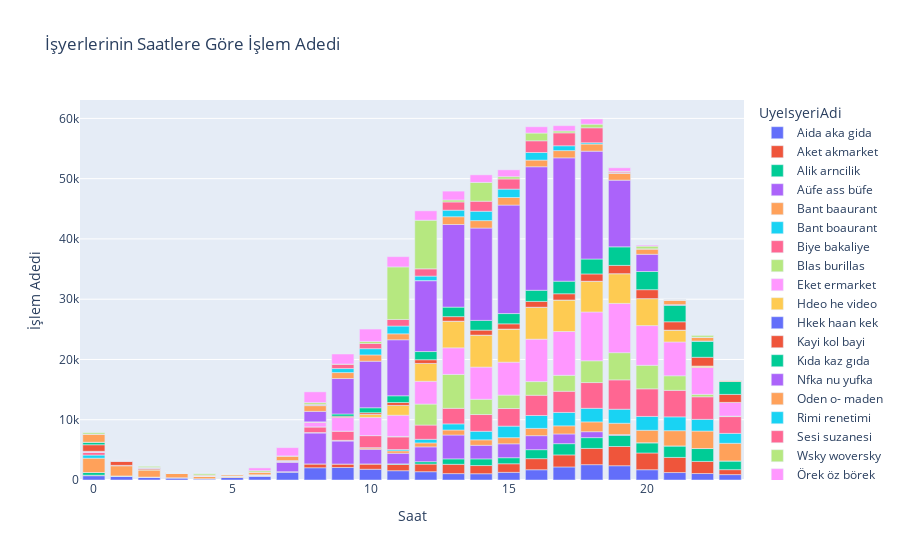

Notebook cell for this chart:
### Code cell
import pandas as pd
import matplotlib.pyplot as plt
import random
import plotly.express as px

data = pd.read_excel("C:\\Users\\caglars\\Desktop\\da.xlsx")

data = data[data["IsyeriKategori"] != "Test"]

data['Saat'] = pd.to_datetime(data['IslemTarih']).dt.hour

saat_ile_islem_adedi = data.groupby(['Saat', 'UyeIsyeriAdi'])['IslemID'].count().unstack().fillna(0)

fig = px.bar(saat_ile_islem_adedi, x=saat_ile_islem_adedi.index, y=saat_ile_islem_adedi.columns, labels={'Saat':'Saat', 'value':'İşlem Adedi'}, title="İşyerlerinin Saatlere Göre İşlem Adedi")

fig.show()

### Figure 1 — Plotly figure (JSON) as saved in the notebook; plotly's stock layout.template omitted (floating-point values rounded to 4 significant figures)
{"data": [{"alignmentgroup": "True", "hovertemplate": "UyeIsyeriAdi=Aida aka gida<br>Saat=%{x}<br>İşlem Adedi=%{y}<extra></extra>", "legendgroup": "Aida aka gida", "marker": {"color": "#636efa", "pattern": {"shape": ""}}, "name": "Aida aka gida", "offsetgroup": "Aida aka gida", "orientation": "v", "showlegend": true, "textposition": "auto", "type": "bar", "x": [0, 1, 2, 3, 4, 5, 6, 7, 8, 9, 10, 11, 12, 13, 14, 15, 16, 17, 18, 19, 20, 21, 22, 23], "xaxis": "x", "y": [715, 588, 466, 374, 205, 415, 670, 1303, 2031, 2078, 1782, 1545, 1378, 1062, 1042, 1270, 1703, 2166, 2543, 2368, 1704, 1237, 1075, 896], "yaxis": "y"}, {"alignmentgroup": "True", "hovertemplate": "UyeIsyeriAdi=Aket akmarket<br>Saat=%{x}<br>İşlem Adedi=%{y}<extra></extra>", "legendgroup": "Aket akmarket", "marker": {"color": "#EF553B", "pattern": {"shape": ""}}, "name": "Aket akmarket", "offsetgroup": "Aket akmarket", "orientation": "v", "showlegend": true, "textposition": "auto", "type": "bar", "x": [0, 1, 2, 3, 4, 5, 6, 7, 8, 9, 10, 11, 12, 13, 14, 15, 16, 17, 18, 19, 20, 21, 22, 23], "xaxis": "x", "y": [82, 1, 0, 0, 0, 1, 7, 74, 641, 578, 873, 1038, 1264, 1539, 1358, 1425, 1840, 1997, 2701, 3193, 2780, 2509, 2008, 822], "yaxis": "y"}, {"alignmentgroup": "True", "hovertemplate": "UyeIsyeriAdi=Alik arncilik<br>Saat=%{x}<br>İşlem Adedi=%{y}<extra></extra>", "legendgroup": "Alik arncilik", "marker": {"color": "#00cc96", "pattern": {"shape": ""}}, "name": "Alik arncilik", "offsetgroup": "Alik arncilik", "orientation": "v", "showlegend": true, "textposition": "auto", "type": "bar", "x": [0, 1, 2, 3, 4, 5, 6, 7, 8, 9, 10, 11, 12, 13, 14, 15, 16, 17, 18, 19, 20, 21, 22, 23], "xaxis": "x", "y": [447, 81, 17, 1, 0, 0, 0, 0, 0, 0, 13, 95, 396, 907, 1103, 1004, 1491, 1867, 1787, 1861, 1695, 1910, 2138, 1444], "yaxis": "y"}, {"alignmentgroup": "True", "hovertemplate": "UyeIsyeriAdi=Aüfe ass büfe<br>Saat=%{x}<br>İşlem Adedi=%{y}<extra></extra>", "legendgroup": "Aüfe ass büfe", "marker": {"color": "#ab63fa", "pattern": {"shape": ""}}, "name": "Aüfe ass büfe", "offsetgroup": "Aüfe ass büfe", "orientation": "v", "showlegend": true, "textposition": "auto", "type": "bar", "x": [0, 1, 2, 3, 4, 5, 6, 7, 8, 9, 10, 11, 12, 13, 14, 15, 16, 17, 18, 19, 20, 21, 22, 23], "xaxis": "x", "y": [2, 0, 0, 0, 0, 0, 13, 1577, 5131, 3811, 2432, 1761, 2456, 3958, 2256, 2306, 2323, 1610, 983, 113, 7, 0, 2, 1], "yaxis": "y"}, {"alignmentgroup": "True", "hovertemplate": "UyeIsyeriAdi=Bant baaurant<br>Saat=%{x}<br>İşlem Adedi=%{y}<extra></extra>", "legendgroup": "Bant baaurant", "marker": {"color": "#FFA15A", "pattern": {"shape": ""}}, "name": "Bant baaurant", "offsetgroup": "Bant baaurant", "orientation": "v", "showlegend": true, "textposition": "auto", "type": "bar", "x": [0, 1, 2, 3, 4, 5, 6, 7, 8, 9, 10, 11, 12, 13, 14, 15, 16, 17, 18, 19, 20, 21, 22, 23], "xaxis": "x", "y": [2371, 1695, 1234, 781, 451, 268, 146, 81, 72, 114, 221, 399, 660, 832, 906, 1022, 1209, 1347, 1628, 1881, 2064, 2527, 2900, 2926], "yaxis": "y"}, {"alignmentgroup": "True", "hovertemplate": "UyeIsyeriAdi=Bant boaurant<br>Saat=%{x}<br>İşlem Adedi=%{y}<extra></extra>", "legendgroup": "Bant boaurant", "marker": {"color": "#19d3f3", "pattern": {"shape": ""}}, "name": "Bant boaurant", "offsetgroup": "Bant boaurant", "orientation": "v", "showlegend": true, "textposition": "auto", "type": "bar", "x": [0, 1, 2, 3, 4, 5, 6, 7, 8, 9, 10, 11, 12, 13, 14, 15, 16, 17, 18, 19, 20, 21, 22, 23], "xaxis": "x", "y": [522, 29, 0, 0, 0, 0, 0, 0, 0, 6, 44, 218, 596, 1014, 1421, 1910, 2136, 2225, 2252, 2328, 2298, 2295, 1940, 1645], "yaxis": "y"}, {"alignmentgroup": "True", "hovertemplate": "UyeIsyeriAdi=Biye bakaliye<br>Saat=%{x}<br>İşlem Adedi=%{y}<extra></extra>", "legendgroup": "Biye bakaliye", "marker": {"color": "#FF6692", "pattern": {"shape": ""}}, "name": "Biye bakaliye", "offsetgroup": "Biye bakaliye", "orientation": "v", "showlegend": true, "textposition": "auto", "type": "bar", "x": [0, 1, 2, 3, 4, 5, 6, 7, 8, 9, 10, 11, 12, 13, 14, 15, 16, 17, 18, 19, 20, 21, 22, 23], "xaxis": "x", "y": [417, 25, 0, 0, 0, 0, 3, 41, 944, 1530, 2004, 2092, 2367, 2583, 2777, 2922, 3360, 3513, 4272, 4870, 4580, 4401, 3747, 2787], "yaxis": "y"}, {"alignmentgroup": "True", "hovertemplate": "UyeIsyeriAdi=Blas burillas<br>Saat=%{x}<br>İşlem Adedi=%{y}<extra></extra>", "legendgroup": "Blas burillas", "marker": {"color": "#B6E880", "pattern": {"shape": ""}}, "name": "Blas burillas", "offsetgroup": "Blas burillas", "orientation": "v", "showlegend": true, "textposition": "auto", "type": "bar", "x": [0, 1, 2, 3, 4, 5, 6, 7, 8, 9, 10, 11, 12, 13, 14, 15, 16, 17, 18, 19, 20, 21, 22, 23], "xaxis": "x", "y": [38, 4, 2, 0, 0, 0, 0, 0, 0, 0, 4, 86, 3482, 5618, 2530, 2228, 2264, 2646, 3612, 4516, 3904, 2414, 399, 85], "yaxis": "y"}, {"alignmentgroup": "True", "hovertemplate": "UyeIsyeriAdi=Eket ermarket<br>Saat=%{x}<br>İşlem Adedi=%{y}<extra></extra>", "legendgroup": "Eket ermarket", "marker": {"color": "#FF97FF", "pattern": {"shape": ""}}, "name": "Eket ermarket", "offsetgroup": "Eket ermarket", "orientation": "v", "showlegend": true, "textposition": "auto", "type": "bar", "x": [0, 1, 2, 3, 4, 5, 6, 7, 8, 9, 10, 11, 12, 13, 14, 15, 16, 17, 18, 19, 20, 21, 22, 23], "xaxis": "x", "y": [152, 0, 1, 0, 0, 3, 22, 34, 728, 2271, 3005, 3517, 3782, 4423, 5348, 5464, 7043, 7270, 8102, 8175, 6591, 5610, 4462, 2256], "yaxis": "y"}, {"alignmentgroup": "True", "hovertemplate": "UyeIsyeriAdi=Hdeo he video<br>Saat=%{x}<br>İşlem Adedi=%{y}<extra></extra>", "legendgroup": "Hdeo he video", "marker": {"color": "#FECB52", "pattern": {"shape": ""}}, "name": "Hdeo he video", "offsetgroup": "Hdeo he video", "orientation": "v", "showlegend": true, "textposition": "auto", "type": "bar", "x": [0, 1, 2, 3, 4, 5, 6, 7, 8, 9, 10, 11, 12, 13, 14, 15, 16, 17, 18, 19, 20, 21, 22, 23], "xaxis": "x", "y": [20, 7, 4, 4, 1, 0, 0, 1, 0, 3, 518, 1625, 2964, 4419, 5299, 5492, 5301, 5229, 5101, 4931, 4473, 1964, 242, 15], "yaxis": "y"}, {"alignmentgroup": "True", "hovertemplate": "UyeIsyeriAdi=Hkek haan kek<br>Saat=%{x}<br>İşlem Adedi=%{y}<extra></extra>", "legendgroup": "Hkek haan kek", "marker": {"color": "#636efa", "pattern": {"shape": ""}}, "name": "Hkek haan kek", "offsetgroup": "Hkek haan kek", "orientation": "v", "showlegend": true, "textposition": "auto", "type": "bar", "x": [0, 1, 2, 3, 4, 5, 6, 7, 8, 9, 10, 11, 12, 13, 14, 15, 16, 17, 18, 19, 20, 21, 22, 23], "xaxis": "x", "y": [0, 0, 0, 0, 0, 0, 0, 0, 0, 0, 0, 2, 0, 0, 0, 0, 1, 1, 0, 0, 0, 0, 0, 0], "yaxis": "y"}, {"alignmentgroup": "True", "hovertemplate": "UyeIsyeriAdi=Kayi kol bayi<br>Saat=%{x}<br>İşlem Adedi=%{y}<extra></extra>", "legendgroup": "Kayi kol bayi", "marker": {"color": "#EF553B", "pattern": {"shape": ""}}, "name": "Kayi kol bayi", "offsetgroup": "Kayi kol bayi", "orientation": "v", "showlegend": true, "textposition": "auto", "type": "bar", "x": [0, 1, 2, 3, 4, 5, 6, 7, 8, 9, 10, 11, 12, 13, 14, 15, 16, 17, 18, 19, 20, 21, 22, 23], "xaxis": "x", "y": [1085, 634, 198, 10, 0, 0, 0, 9, 73, 191, 271, 478, 611, 753, 828, 868, 959, 1033, 1209, 1373, 1483, 1386, 1452, 1324], "yaxis": "y"}, {"alignmentgroup": "True", "hovertemplate": "UyeIsyeriAdi=Kıda kaz gıda<br>Saat=%{x}<br>İşlem Adedi=%{y}<extra></extra>", "legendgroup": "Kıda kaz gıda", "marker": {"color": "#00cc96", "pattern": {"shape": ""}}, "name": "Kıda kaz gıda", "offsetgroup": "Kıda kaz gıda", "orientation": "v", "showlegend": true, "textposition": "auto", "type": "bar", "x": [0, 1, 2, 3, 4, 5, 6, 7, 8, 9, 10, 11, 12, 13, 14, 15, 16, 17, 18, 19, 20, 21, 22, 23], "xaxis": "x", "y": [416, 15, 1, 0, 0, 1, 0, 3, 34, 372, 819, 1117, 1356, 1578, 1618, 1704, 1850, 2082, 2476, 3076, 3019, 2737, 2669, 2139], "yaxis": "y"}, {"alignmentgroup": "True", "hovertemplate": "UyeIsyeriAdi=Nfka nu yufka<br>Saat=%{x}<br>İşlem Adedi=%{y}<extra></extra>", "legendgroup": "Nfka nu yufka", "marker": {"color": "#ab63fa", "pattern": {"shape": ""}}, "name": "Nfka nu yufka", "offsetgroup": "Nfka nu yufka", "orientation": "v", "showlegend": true, "textposition": "auto", "type": "bar", "x": [0, 1, 2, 3, 4, 5, 6, 7, 8, 9, 10, 11, 12, 13, 14, 15, 16, 17, 18, 19, 20, 21, 22, 23], "xaxis": "x", "y": [5, 45, 58, 0, 0, 2, 8, 110, 1734, 5885, 7725, 9294, 11765, 13710, 15319, 18003, 20496, 20469, 17897, 11069, 2853, 110, 29, 17], "yaxis": "y"}, {"alignmentgroup": "True", "hovertemplate": "UyeIsyeriAdi=Oden o- maden<br>Saat=%{x}<br>İşlem Adedi=%{y}<extra></extra>", "legendgroup": "Oden o- maden", "marker": {"color": "#FFA15A", "pattern": {"shape": ""}}, "name": "Oden o- maden", "offsetgroup": "Oden o- maden", "orientation": "v", "showlegend": true, "textposition": "auto", "type": "bar", "x": [0, 1, 2, 3, 4, 5, 6, 7, 8, 9, 10, 11, 12, 13, 14, 15, 16, 17, 18, 19, 20, 21, 22, 23], "xaxis": "x", "y": [1358, 144, 105, 137, 188, 269, 457, 768, 952, 987, 1041, 988, 10, 1290, 1235, 1258, 1107, 1204, 1182, 1146, 904, 761, 632, 228], "yaxis": "y"}, {"alignmentgroup": "True", "hovertemplate": "UyeIsyeriAdi=Rimi renetimi<br>Saat=%{x}<br>İşlem Adedi=%{y}<extra></extra>", "legendgroup": "Rimi renetimi", "marker": {"color": "#19d3f3", "pattern": {"shape": ""}}, "name": "Rimi renetimi", "offsetgroup": "Rimi renetimi", "orientation": "v", "showlegend": true, "textposition": "auto", "type": "bar", "x": [0, 1, 2, 3, 4, 5, 6, 7, 8, 9, 10, 11, 12, 13, 14, 15, 16, 17, 18, 19, 20, 21, 22, 23], "xaxis": "x", "y": [1, 0, 1, 0, 0, 0, 0, 0, 69, 668, 1040, 1293, 748, 1085, 1553, 1387, 1258, 803, 216, 25, 1, 0, 2, 0], "yaxis": "y"}, {"alignmentgroup": "True", "hovertemplate": "UyeIsyeriAdi=Sesi suzanesi<br>Saat=%{x}<br>İşlem Adedi=%{y}<extra></extra>", "legendgroup": "Sesi suzanesi", "marker": {"color": "#FF6692", "pattern": {"shape": ""}}, "name": "Sesi suzanesi", "offsetgroup": "Sesi suzanesi", "orientation": "v", "showlegend": true, "textposition": "auto", "type": "bar", "x": [0, 1, 2, 3, 4, 5, 6, 7, 8, 9, 10, 11, 12, 13, 14, 15, 16, 17, 18, 19, 20, 21, 22, 23], "xaxis": "x", "y": [3, 0, 0, 0, 0, 0, 0, 0, 146, 714, 860, 1089, 1201, 1363, 1662, 1686, 1944, 2137, 2481, 173, 1, 0, 0, 3], "yaxis": "y"}, {"alignmentgroup": "True", "hovertemplate": "UyeIsyeriAdi=Wsky woversky<br>Saat=%{x}<br>İşlem Adedi=%{y}<extra></extra>", "legendgroup": "Wsky woversky", "marker": {"color": "#B6E880", "pattern": {"shape": ""}}, "name": "Wsky woversky", "offsetgroup": "Wsky woversky", "orientation": "v", "showlegend": true, "textposition": "auto", "type": "bar", "x": [0, 1, 2, 3, 4, 5, 6, 7, 8, 9, 10, 11, 12, 13, 14, 15, 16, 17, 18, 19, 20, 21, 22, 23], "xaxis": "x", "y": [283, 6, 230, 0, 256, 0, 228, 1, 291, 43, 332, 8722, 8073, 330, 3121, 382, 1286, 317, 597, 118, 447, 59, 347, 20], "yaxis": "y"}, {"alignmentgroup": "True", "hovertemplate": "UyeIsyeriAdi=Örek öz börek<br>Saat=%{x}<br>İşlem Adedi=%{y}<extra></extra>", "legendgroup": "Örek öz börek", "marker": {"color": "#FF97FF", "pattern": {"shape": ""}}, "name": "Örek öz börek", "offsetgroup": "Örek öz börek", "orientation": "v", "showlegend": true, "textposition": "auto", "type": "bar", "x": [0, 1, 2, 3, 4, 5, 6, 7, 8, 9, 10, 11, 12, 13, 14, 15, 16, 17, 18, 19, 20, 21, 22, 23], "xaxis": "x", "y": [0, 1, 3, 0, 0, 2, 453, 1370, 1783, 1656, 2059, 1704, 1554, 1469, 1258, 1137, 1044, 876, 861, 588, 170, 15, 1, 0], "yaxis": "y"}], "layout": {"barmode": "relative", "legend": {"title": {"text": "UyeIsyeriAdi"}, "tracegroupgap": 0}, "title": {"text": "İşyerlerinin Saatlere Göre İşlem Adedi"}, "xaxis": {"anchor": "y", "domain": [0, 1], "title": {"text": "Saat"}}, "yaxis": {"anchor": "x", "domain": [0, 1], "title": {"text": "İşlem Adedi"}}}}
